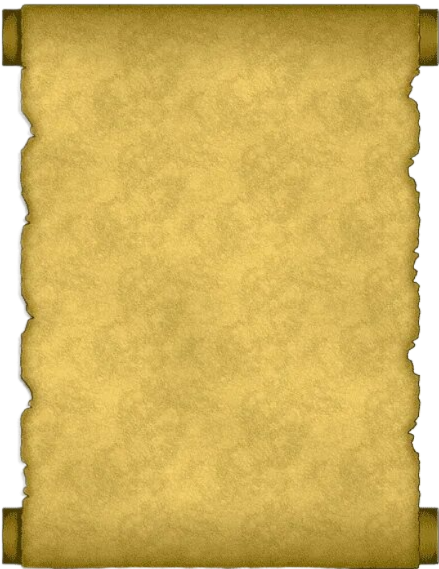
#> input picture resources/Background/paper.png, 439 x 569 px
$ python resize.py
#> lines starting #> are read from the running program, lines starting #| are printed output that depends on the picture
from PIL import Image
import os

def resize_image(input_path, output_path, width=None, height=None, scale=None, keep_aspect_ratio=True):
    """
    Изменяет размер изображения.

    Args:
        input_path (str): Путь к исходному изображению
        output_path (str): Путь для сохранения измененного изображения
        width (int): Новая ширина (в пикселях)
        height (int): Новая высота (в пикселях)
        scale (float): Масштаб (например, 0.5 для уменьшения в 2 раза)
        keep_aspect_ratio (bool): Сохранять ли соотношение сторон
    """
#> called with input_path = 'resources/Background/paper.png', output_path = 'resources/Background/paper.png', width = 1350, height = 700, keep_aspect_ratio = True
    try:
        # Открываем изображение
        with Image.open(input_path) as img:
#> img is the input picture: PIL image 439x569 RGBA; mean R, G, B, A 190.4, 161.3, 77.4, 232.1
            original_width, original_height = img.size
#> original_width = 439; original_height = 569

            print(f"Исходный размер: {original_width} x {original_height} пикселей")
#| Исходный размер: 439 x 569 пикселей
            print(f"Формат: {img.format}")
#| Формат: PNG

            # Определяем новый размер
            if scale is not None:
                # Изменение по масштабу
                new_width = int(original_width * scale)
                new_height = int(original_height * scale)
            elif width is not None and height is not None:
                # Заданы оба размера
                new_width = width
                new_height = height
            elif width is not None:
                # Задана только ширина
                if keep_aspect_ratio:
                    ratio = width / original_width
                    new_width = width
                    new_height = int(original_height * ratio)
                else:
                    new_width = width
                    new_height = original_height
            elif height is not None:
                # Задана только высота
                if keep_aspect_ratio:
                    ratio = height / original_height
                    new_width = int(original_width * ratio)
                    new_height = height
                else:
                    new_width = original_width
                    new_height = height
            else:
                print("Ошибка: Не указаны параметры для изменения размера.")
                return

            print(f"Новый размер: {new_width} x {new_height} пикселей")

            # Изменяем размер
            resized_img = img.resize((new_width, new_height), Image.Resampling.LANCZOS)
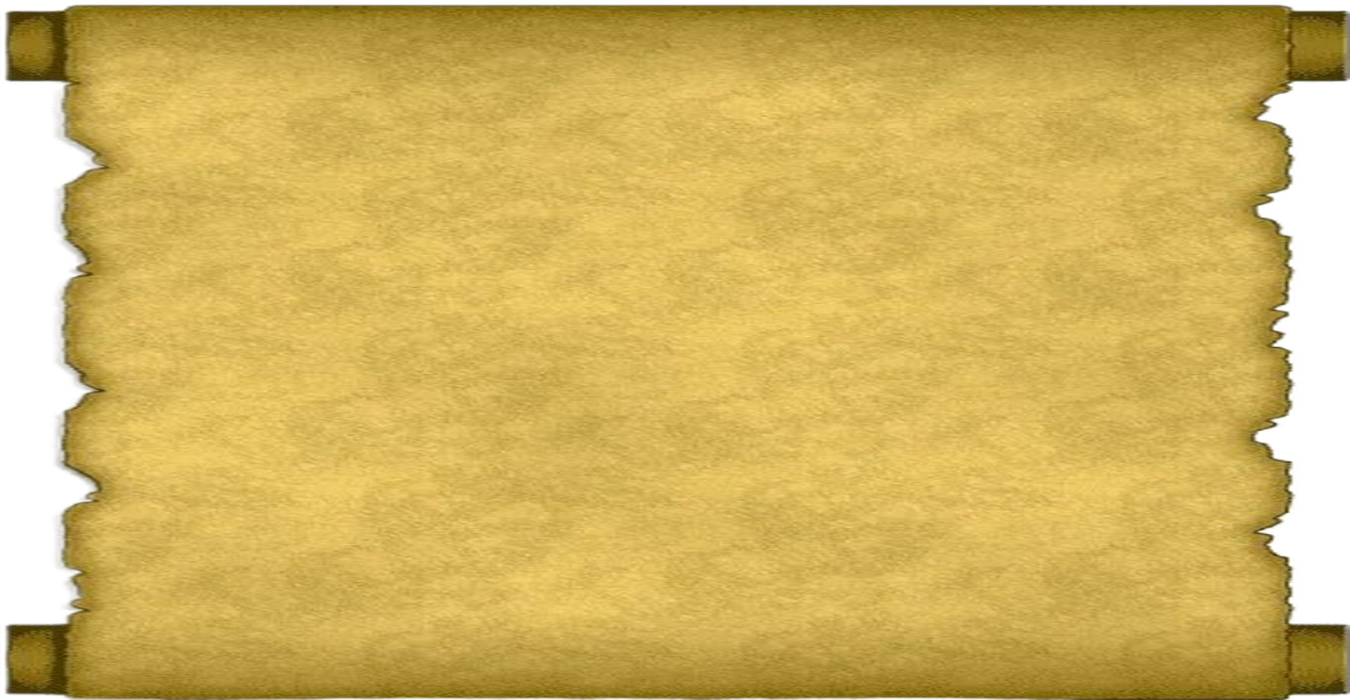
#> resized_img: PIL image 1350x700 RGBA; mean R, G, B, A 190.4, 161.3, 77.2, 232.1; transparent parts drawn white

            # Сохраняем изображение
            resized_img.save(output_path)

            print(f"✓ Изображение сохранено: {output_path}")

            # Показываем информацию о размере файла
            original_size = os.path.getsize(input_path)
            new_size = os.path.getsize(output_path)

            print(f"Исходный размер файла: {original_size/1024:.2f} КБ")
            print(f"Новый размер файла: {new_size/1024:.2f} КБ")
            print(f"Изменение: {((new_size - original_size)/original_size)*100:.1f}%")

            return resized_img

    except FileNotFoundError:
        print(f"Ошибка: Файл '{input_path}' не найден.")
    except Exception as e:
        print(f"Ошибка при обработке изображения: {e}")


# Пример использования
if __name__ == "__main__":
    # Пример 1: Уменьшить изображение в 2 раза
    resize_image(
        input_path= "resources/Background/paper.png",
        output_path= "resources/Background/paper.png",
        width=1350,
        height=700
    )
